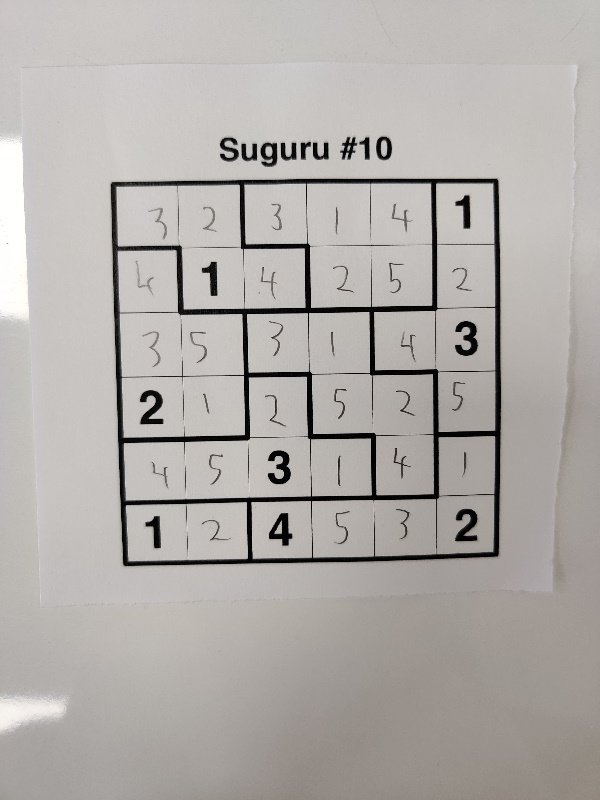
#> input picture in.jpg, 600 x 800 px, given in place of the camera
$ python extract.py
#> lines starting #> are read from the running program, lines starting #| are printed output that depends on the picture; after the words box and inside, x2 and y2 are one past the last pixel; in counts of white or black regions, pixels touching at a corner belong together
### fpp/fpp.py
import numpy as np
import cv2
from fpp.order import order_points

def four_point_transform(image, pts):
    # obtain a consistent order of the points and unpack them
    # individually
    rect = order_points(pts)
    (tl, tr, br, bl) = rect
    # compute the width of the new image, which will be the
    # maximum distance between bottom-right and bottom-left
    # x-coordiates or the top-right and top-left x-coordinates
    widthA = np.sqrt(((br[0] - bl[0]) ** 2) + ((br[1] - bl[1]) ** 2))
    widthB = np.sqrt(((tr[0] - tl[0]) ** 2) + ((tr[1] - tl[1]) ** 2))
    maxWidth = max(int(widthA), int(widthB))
    # compute the height of the new image, which will be the
    # maximum distance between the top-right and bottom-right
    # y-coordinates or the top-left and bottom-left y-coordinates
    heightA = np.sqrt(((tr[0] - br[0]) ** 2) + ((tr[1] - br[1]) ** 2))
    heightB = np.sqrt(((tl[0] - bl[0]) ** 2) + ((tl[1] - bl[1]) ** 2))
    maxHeight = max(int(heightA), int(heightB))
    # now that we have the dimensions of the new image, construct
    # the set of destination points to obtain a "birds eye view",
    # (i.e. top-down view) of the image, again specifying points
    # in the top-left, top-right, bottom-right, and bottom-left
    # order
    dst = np.array([
        [0, 0],
        [maxWidth - 1, 0],
        [maxWidth - 1, maxHeight - 1],
        [0, maxHeight - 1]], dtype="float32")
    # compute the perspective transform matrix and then apply it
    M = cv2.getPerspectiveTransform(rect, dst)
    warped = cv2.warpPerspective(image, M, (maxWidth, maxHeight))
    # return the warped image
    return warped

### extract.py
import cv2
import numpy as np
from fpp.fpp import four_point_transform

CONST_COEFF = 0.02


def get_major_contour(original_image: np.ndarray):
    img = cv2.cvtColor(original_image, cv2.COLOR_RGB2GRAY)
    img = cv2.medianBlur(img, 5)
    img = cv2.adaptiveThreshold(img, 255, cv2.ADAPTIVE_THRESH_GAUSSIAN_C, cv2.THRESH_BINARY, 11, 2)
    img = cv2.bitwise_not(img, img)
    # cv2.imshow("Thresholded", img)
    kernel = np.empty((5, 5), 'uint8')
    k = [
        "00100",
        "01110",
        "11211",
        "01110",
        "00100"
    ]
    for i, line in enumerate(k):
        for j, char in enumerate(line):
            kernel[i][j] = int(char)

    dilated = cv2.dilate(img, kernel)
    # cv2.imshow("Dilated", dilated)
    (contours, _) = cv2.findContours(dilated.copy(), cv2.RETR_TREE, cv2.CHAIN_APPROX_SIMPLE)
    contours = sorted(contours, key=cv2.contourArea, reverse=True)
    screenCnt = None
    maxPerimeter = 0

    for contour in contours:
        o = original_image.copy()
        perimeter = cv2.arcLength(contour, True)
        approx = cv2.approxPolyDP(contour, CONST_COEFF * perimeter, True)
        if len(approx == 4): break

    screenCnt = approx
    maxPerimeter = perimeter
    return screenCnt, maxPerimeter


def get_with_camera():
    cam = cv2.VideoCapture(0)
    img_counter = 0
    transformed = None
    focus = 5
    while True:
        ret, frame = cam.read()
#> frame is the input picture: shape (800, 600, 3); mean B, G, R 169.3, 172.8, 177.1
        if not ret:
            print("failed to grab frame")
            break
        width, height = frame.shape[0:2]
#> width = 800; height = 600
        if height == 800 or width == 600:
            to_width, to_height = width, height
        elif height < width:
            to_width, to_height = (round(width / height * 800), 800)
#> to_width = 1067; to_height = 800
        else:
            to_width, to_height = (600, round(width / height * 600))
        im = cv2.resize(frame, (to_width, to_height), interpolation=cv2.INTER_CUBIC)
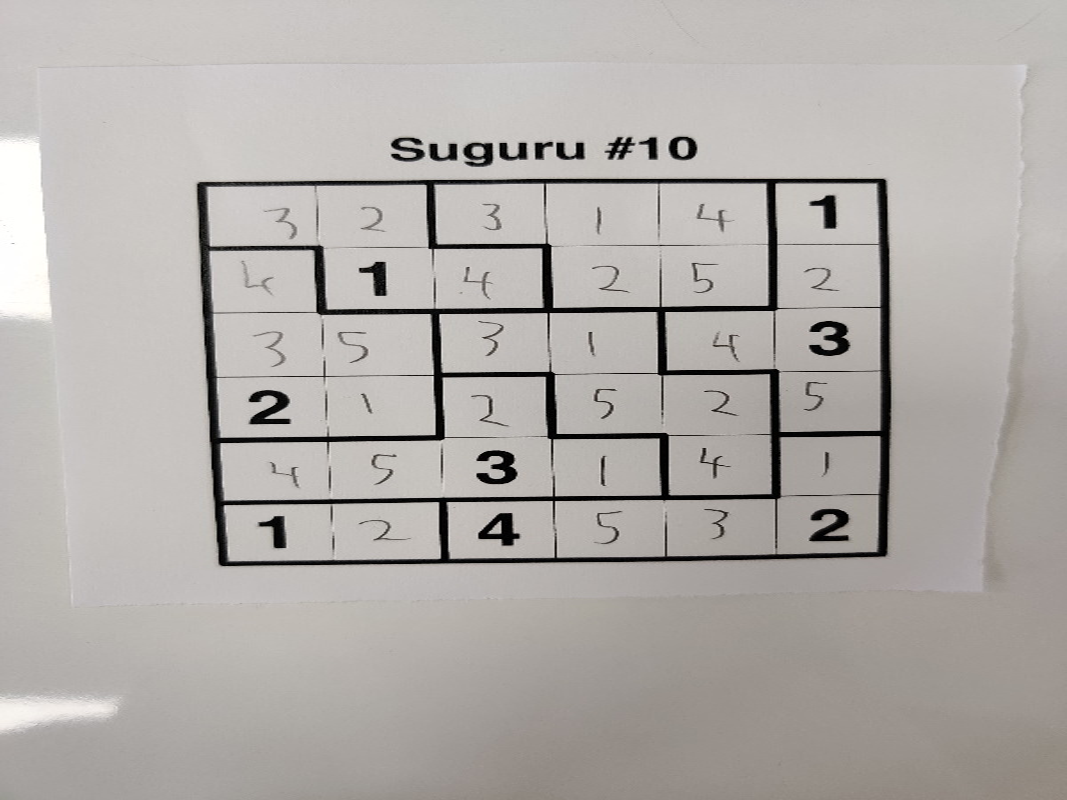
#> im: shape (800, 1067, 3); mean B, G, R 169.3, 172.9, 177.1
        contour, perimeter = get_major_contour(im)
#> in get_major_contour, `img = cv2.adaptiveThreshold(img, 255, cv2.ADAPTIVE_THRESH_GAUSSIAN_C, ..`:
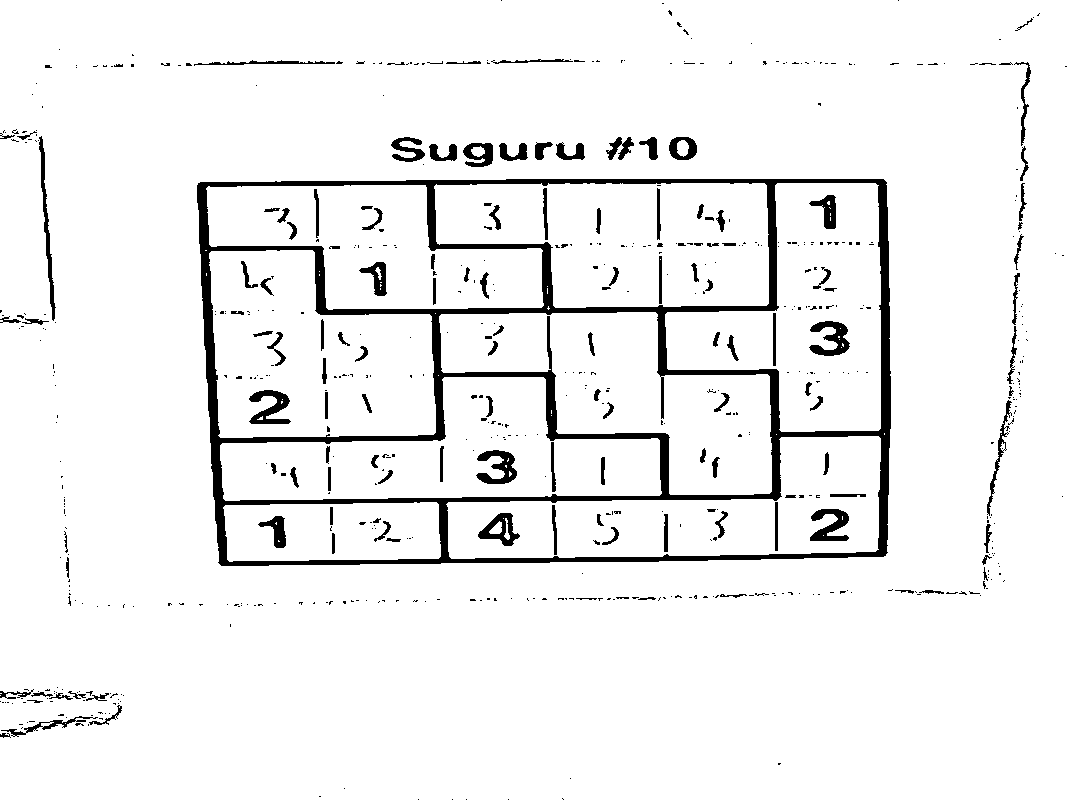
#> img: shape (800, 1067); 94.1% white; 645 black regions (503 under 20 px), largest, box (x1, y1, x2, y2) and area: (197, 179, 891, 566) 29782, (809, 321, 850, 356) 743, (249, 390, 291, 424) 730
#> in get_major_contour, `dilated = cv2.dilate(img, kernel)`:
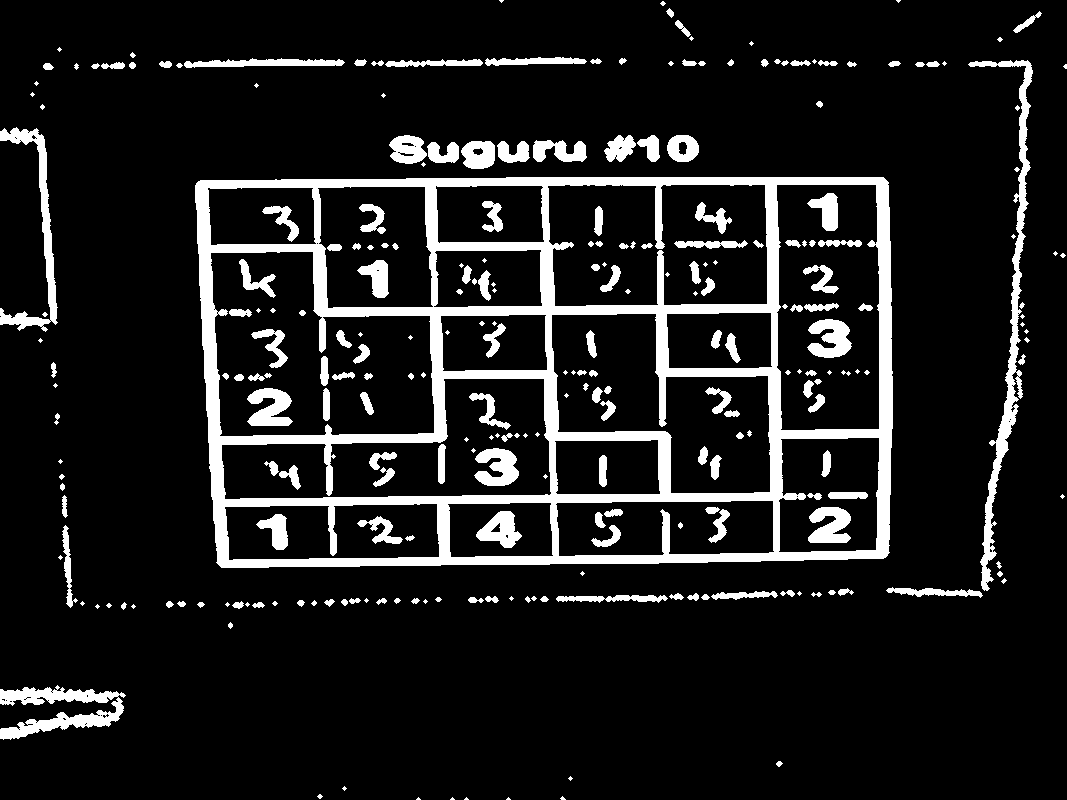
#> dilated: shape (800, 1067); 11.5% white; 270 white regions (89 under 20 px)
#> in get_major_contour, `(contours, _) = cv2.findContours(dilated.copy(), cv2.RETR_TREE, cv2.CH..`: contours = 354 contours, 179 with area under 20; largest, box (x1, y1, x2, y2) and area: (195, 177, 893, 568) 263962, (210, 251, 435, 437) 31779, (547, 184, 768, 307) 25134, (776, 184, 880, 431) 24536, (551, 313, 771, 494) 24063
#> the loop in get_major_contour, `for contour in contours:` made 1 pass
#> (perimeter, approx) on pass 1: (2149.4, [[196, 183], [221, 567], [889, 552], [883, 177]])
#> in get_major_contour, `screenCnt = approx`: screenCnt = [[196, 183], [221, 567], [889, 552], [883, 177]]
#> in get_major_contour, `maxPerimeter = perimeter`: maxPerimeter = 2149.4
#> contour = [[196, 183], [221, 567], [889, 552], [883, 177]]; perimeter = 2149.4
        points = []
        for i in contour:
            points.append(i[0])
#> this loop made 4 passes
#> after the loop, points = [[196, 183], [221, 567], [889, 552], [883, 177]]
        points = np.array(points)
        out = four_point_transform(im, points)
        out = cv2.resize(out, (out.shape[0], out.shape[0]), interpolation=cv2.INTER_CUBIC)

        cv2.drawContours(im, [contour], -1, (0, 255, 0), 3)
        cv2.imshow("Camera [live]", im)

        cv2.imshow(f"Transformed", out)
        k = cv2.waitKey(1)
        if k % 256 == 32:
            # SPACE pressed
            transformed = out
            break
        if k == 119:
            focus += 5
        elif k == 115:
            focus -= 5
        if focus < 0: focus = 0
        if focus > 255: focus = 255
        cam.set(28, focus)

    cam.release()
    cv2.destroyAllWindows()

    return transformed


if __name__ == "__main__":
    get_with_camera()
#> (the call stopped at in four_point_transform, `rect = order_points(pts)`: fpp is not available in this run)
